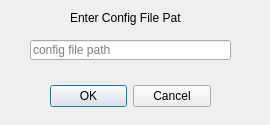
<?xml version="1.0" encoding="UTF-8"?>
<ui version="4.0">
 <class>SettingsPage</class>
 <widget class="QDialog" name="SettingsPage">
  <property name="geometry">
   <rect>
    <x>0</x>
    <y>0</y>
    <width>270</width>
    <height>125</height>
   </rect>
  </property>
  <property name="windowTitle">
   <string>Dialog</string>
  </property>
  <widget class="QDialogButtonBox" name="buttonBox">
   <property name="geometry">
    <rect>
     <x>50</x>
     <y>80</y>
     <width>161</width>
     <height>32</height>
    </rect>
   </property>
   <property name="orientation">
    <enum>Qt::Horizontal</enum>
   </property>
   <property name="standardButtons">
    <set>QDialogButtonBox::Cancel|QDialogButtonBox::Ok</set>
   </property>
  </widget>
  <widget class="QLineEdit" name="ConfigPath">
   <property name="geometry">
    <rect>
     <x>30</x>
     <y>40</y>
     <width>201</width>
     <height>20</height>
    </rect>
   </property>
   <property name="placeholderText">
    <string>config file path</string>
   </property>
  </widget>
  <widget class="QLabel" name="label">
   <property name="geometry">
    <rect>
     <x>70</x>
     <y>10</y>
     <width>111</width>
     <height>16</height>
    </rect>
   </property>
   <property name="text">
    <string>Enter Config File Path</string>
   </property>
  </widget>
 </widget>
 <resources/>
 <connections>
  <connection>
   <sender>buttonBox</sender>
   <signal>accepted()</signal>
   <receiver>SettingsPage</receiver>
   <slot>accept()</slot>
   <hints>
    <hint type="sourcelabel">
     <x>248</x>
     <y>254</y>
    </hint>
    <hint type="destinationlabel">
     <x>157</x>
     <y>274</y>
    </hint>
   </hints>
  </connection>
  <connection>
   <sender>buttonBox</sender>
   <signal>rejected()</signal>
   <receiver>SettingsPage</receiver>
   <slot>reject()</slot>
   <hints>
    <hint type="sourcelabel">
     <x>316</x>
     <y>260</y>
    </hint>
    <hint type="destinationlabel">
     <x>286</x>
     <y>274</y>
    </hint>
   </hints>
  </connection>
 </connections>
</ui>
